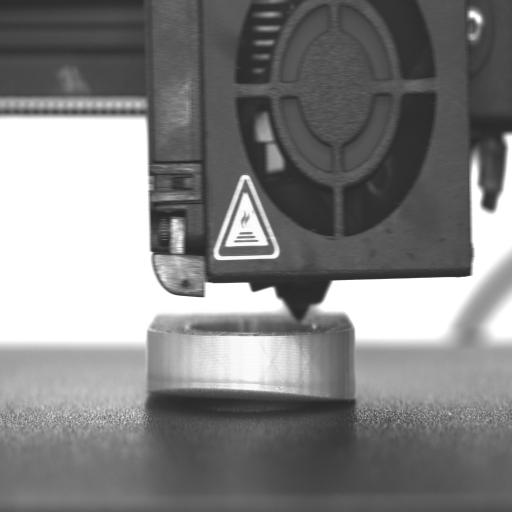
#> input picture YOLOv8/test/images/Image_20231228160127455_aug_jpg.rf.0818ef1ccf4a615dc590cd0ffac0c610.jpg, 512 x 512 px, found by its file name; its folder holds only this picture in this run
$ python viewImage.py
#> lines starting #> are read from the running program, lines starting #| are printed output that depends on the picture; after the words box and inside, x2 and y2 are one past the last pixel; in counts of white or black regions, pixels touching at a corner belong together
import cv2
import os

def view_yolo_dataset(images_dir, labels_dir):
    # 1. Get a list of all images in the folder
#> called with images_dir = 'test\\images', labels_dir = 'test\\labels'
    valid_extensions = ('.jpg', '.jpeg', '.png')
    image_files = [f for f in os.listdir(images_dir) if f.lower().endswith(valid_extensions)]

    if not image_files:
        print(f"No images found in {images_dir}")
        return

    print(f"Found {len(image_files)} images. Controls:")
    print("  [d] - Next image")
    print("  [a] - Previous image")
    print("  [q] - Quit viewer")

    index = 0
    while True:
        # 2. Get the current image and its matching label file
        img_file = image_files[index]
        img_path = os.path.join(images_dir, img_file)

        # Swaps the .jpg/.png extension for .txt to find the label
        label_file = os.path.splitext(img_file)[0] + '.txt'
        label_path = os.path.join(labels_dir, label_file)

        # 3. Load the image
        img = cv2.imread(img_path)
#> img is the input picture: shape (512, 512, 3); min 35, max 255, mean 129.9
        if img is None:
            print(f"Failed to load {img_path}")
            continue

        img_h, img_w, _ = img.shape
#> img_h = 512; img_w = 512

        # 4. Read labels and draw boxes (Your existing logic)
        if os.path.exists(label_path):
            with open(label_path, 'r') as f:
                lines = f.readlines()

            for line in lines:
                parts = line.strip().split()
                if len(parts) >= 5:
                    class_id = int(parts[0])
                    x_center, y_center, w, h = map(float, parts[1:5])

                    x1 = int((x_center - w / 2) * img_w)
                    y1 = int((y_center - h / 2) * img_h)
                    x2 = int((x_center + w / 2) * img_w)
                    y2 = int((y_center + h / 2) * img_h)

                    cv2.rectangle(img, (x1, y1), (x2, y2), (0, 255, 0), 2)
                    cv2.putText(img, f"Class: {class_id}", (x1, y1 - 10),
                                cv2.FONT_HERSHEY_SIMPLEX, 0.5, (0, 255, 0), 2)

        # 5. Add a counter to the top corner (e.g., "Image 5/100")
        cv2.putText(img, f"{index + 1}/{len(image_files)}: {img_file}", (10, 30),
                    cv2.FONT_HERSHEY_SIMPLEX, 0.7, (0, 255, 255), 2)
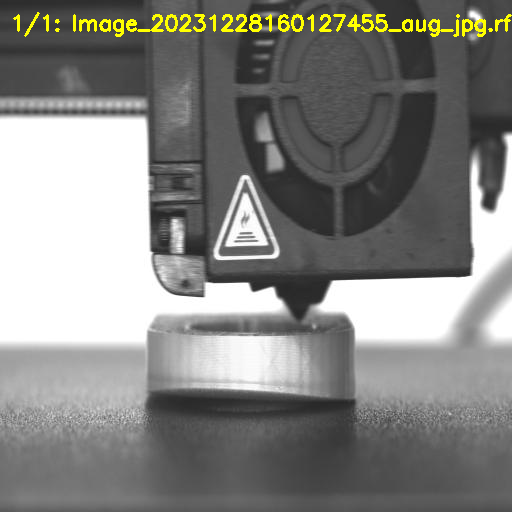
#> img: shape (512, 512, 3); 1.31% of pixels changed, all inside (x1, y1, x2, y2) = (13, 12, 512, 37)

        # 6. Display and wait for keyboard input
        cv2.imshow('YOLO Dataset Viewer', img)
        key = cv2.waitKey(0) & 0xFF
#> (key q is pressed here)

        # 7. Handle navigation
        if key == ord('q'):  # Quit
            break
        elif key == ord('d'):  # Next
            index = (index + 1) % len(image_files)
        elif key == ord('a'):  # Previous
            index = (index - 1) % len(image_files)

    cv2.destroyAllWindows()

# Run the function pointing to your directories
view_yolo_dataset(r"test\images", r"test\labels")

$ run again, on YOLOv8/test/images/Image_20240102152050144_jpg.rf.23e34bbe9c713f44930f119421884c46.jpg
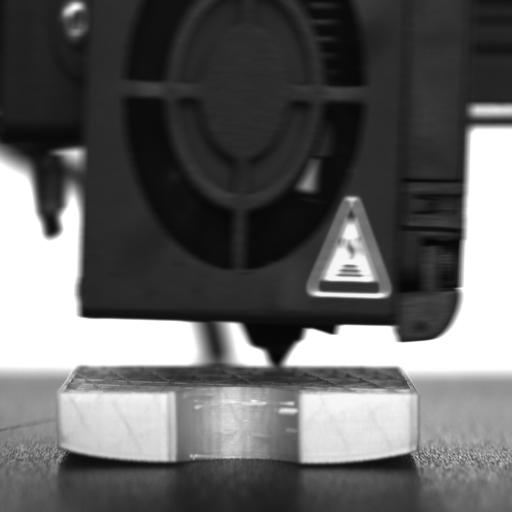
#> input picture YOLOv8/test/images/Image_20240102152050144_jpg.rf.23e34bbe9c713f44930f119421884c46.jpg, 512 x 512 px, found by its file name
#> in view_yolo_dataset, img is the input picture: shape (512, 512, 3); min 3, max 255, mean 97.9
#> in view_yolo_dataset, `cv2.putText(img, f"{index + 1}/{len(image_files)}: {img_file}", (10, 3..`:
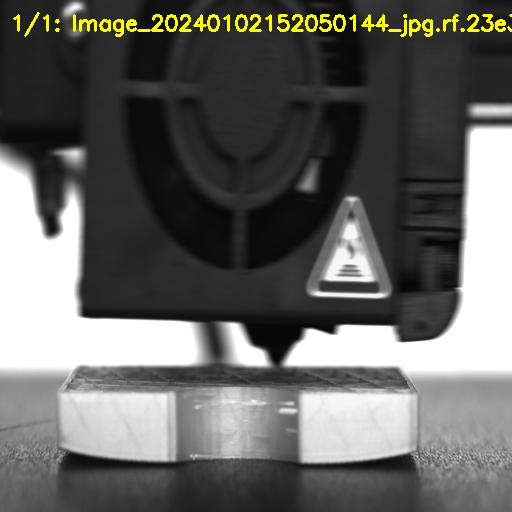
#> img: shape (512, 512, 3); 1.31% of pixels changed, all inside (x1, y1, x2, y2) = (13, 12, 512, 37)

$ run again, on YOLOv8/test/images/Image_20240102152120090_jpg.rf.679627420b9e933d30809c2f6ebd110b.jpg
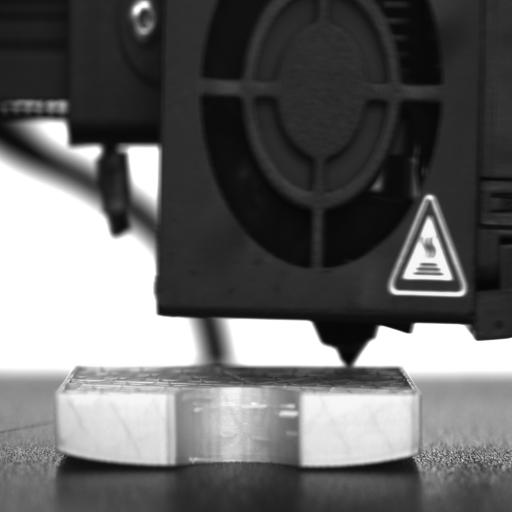
#> input picture YOLOv8/test/images/Image_20240102152120090_jpg.rf.679627420b9e933d30809c2f6ebd110b.jpg, 512 x 512 px, found by its file name
#> in view_yolo_dataset, img is the input picture: shape (512, 512, 3); min 2, max 255, mean 102.2
#> in view_yolo_dataset, `cv2.putText(img, f"{index + 1}/{len(image_files)}: {img_file}", (10, 3..`:
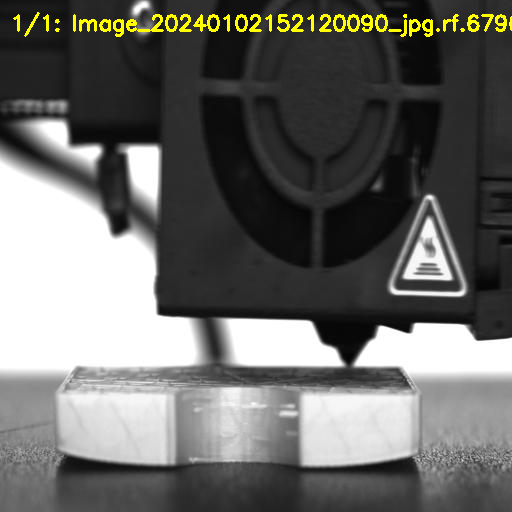
#> img: shape (512, 512, 3); 1.34% of pixels changed, all inside (x1, y1, x2, y2) = (13, 12, 512, 37)

$ run again, on YOLOv8/test/images/Image_20240102152720110_jpg.rf.da7331ee86561119c58e678667b14ada.jpg
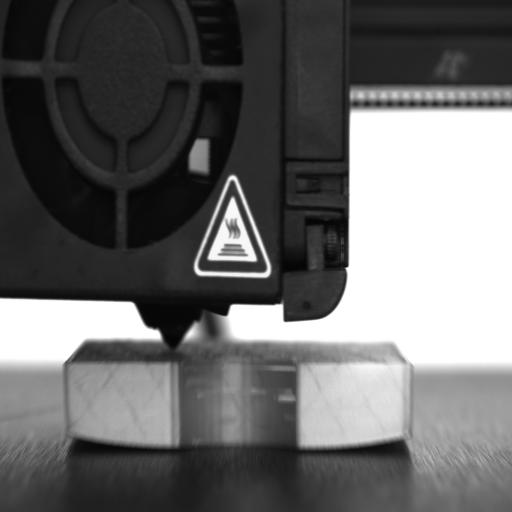
#> input picture YOLOv8/test/images/Image_20240102152720110_jpg.rf.da7331ee86561119c58e678667b14ada.jpg, 512 x 512 px, found by its file name
#> in view_yolo_dataset, img is the input picture: shape (512, 512, 3); min 2, max 255, mean 105.9
#> in view_yolo_dataset, `cv2.putText(img, f"{index + 1}/{len(image_files)}: {img_file}", (10, 3..`:
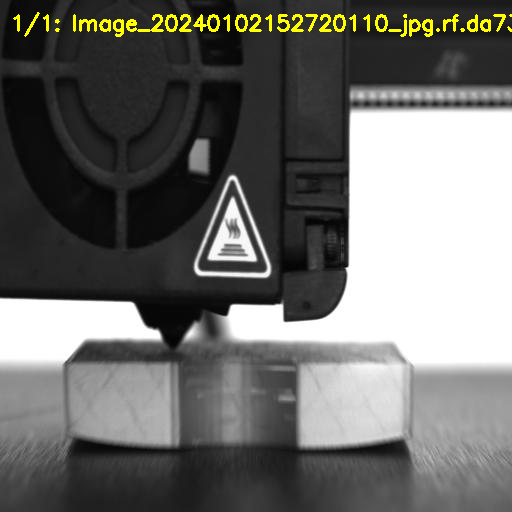
#> img: shape (512, 512, 3); 1.27% of pixels changed, all inside (x1, y1, x2, y2) = (13, 12, 512, 37)

$ run again, on YOLOv8/test/images/Image_20231228160927511_jpg.rf.c27d02fc433ee36dba1854275f7ad556.jpg
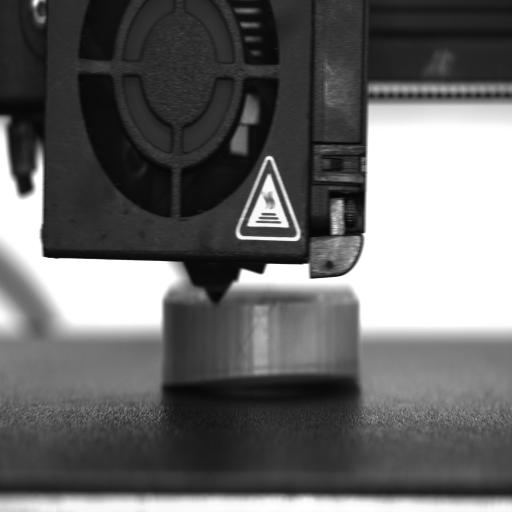
#> input picture YOLOv8/test/images/Image_20231228160927511_jpg.rf.c27d02fc433ee36dba1854275f7ad556.jpg, 512 x 512 px, found by its file name
#> in view_yolo_dataset, img is the input picture: shape (512, 512, 3); min 0, max 255, mean 103.7
#> in view_yolo_dataset, `cv2.putText(img, f"{index + 1}/{len(image_files)}: {img_file}", (10, 3..`:
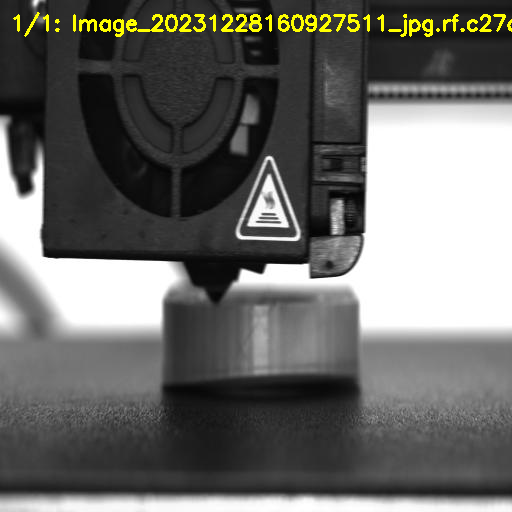
#> img: shape (512, 512, 3); 1.29% of pixels changed, all inside (x1, y1, x2, y2) = (13, 12, 512, 37)
